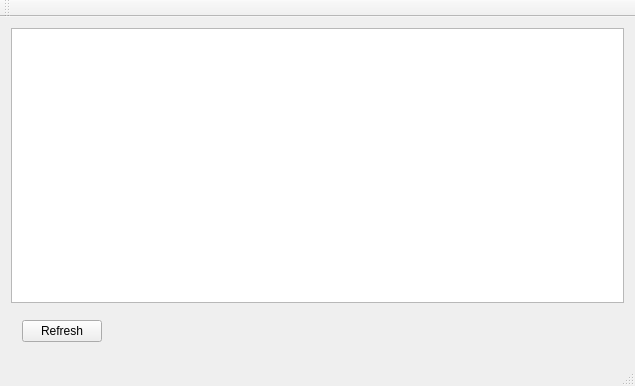
<?xml version="1.0" encoding="UTF-8"?>
<ui version="4.0">
 <class>MainWindow</class>
 <widget class="QMainWindow" name="MainWindow">
  <property name="geometry">
   <rect>
    <x>0</x>
    <y>0</y>
    <width>635</width>
    <height>386</height>
   </rect>
  </property>
  <property name="windowTitle">
   <string>testqqtitemdelegate</string>
  </property>
  <widget class="QWidget" name="centralWidget">
   <layout class="QVBoxLayout" name="verticalLayout">
    <item>
     <widget class="QTreeView" name="treeView"/>
    </item>
    <item>
     <widget class="QWidget" name="widget" native="true">
      <layout class="QHBoxLayout" name="horizontalLayout">
       <item>
        <widget class="QPushButton" name="pushButton">
         <property name="text">
          <string>Refresh</string>
         </property>
        </widget>
       </item>
       <item>
        <spacer name="horizontalSpacer">
         <property name="orientation">
          <enum>Qt::Horizontal</enum>
         </property>
         <property name="sizeHint" stdset="0">
          <size>
           <width>493</width>
           <height>20</height>
          </size>
         </property>
        </spacer>
       </item>
      </layout>
     </widget>
    </item>
   </layout>
  </widget>
  <widget class="QMenuBar" name="menuBar">
   <property name="geometry">
    <rect>
     <x>0</x>
     <y>0</y>
     <width>635</width>
     <height>22</height>
    </rect>
   </property>
  </widget>
  <widget class="QToolBar" name="mainToolBar">
   <attribute name="toolBarArea">
    <enum>TopToolBarArea</enum>
   </attribute>
   <attribute name="toolBarBreak">
    <bool>false</bool>
   </attribute>
  </widget>
  <widget class="QStatusBar" name="statusBar"/>
 </widget>
 <layoutdefault spacing="6" margin="11"/>
 <resources/>
 <connections/>
</ui>
